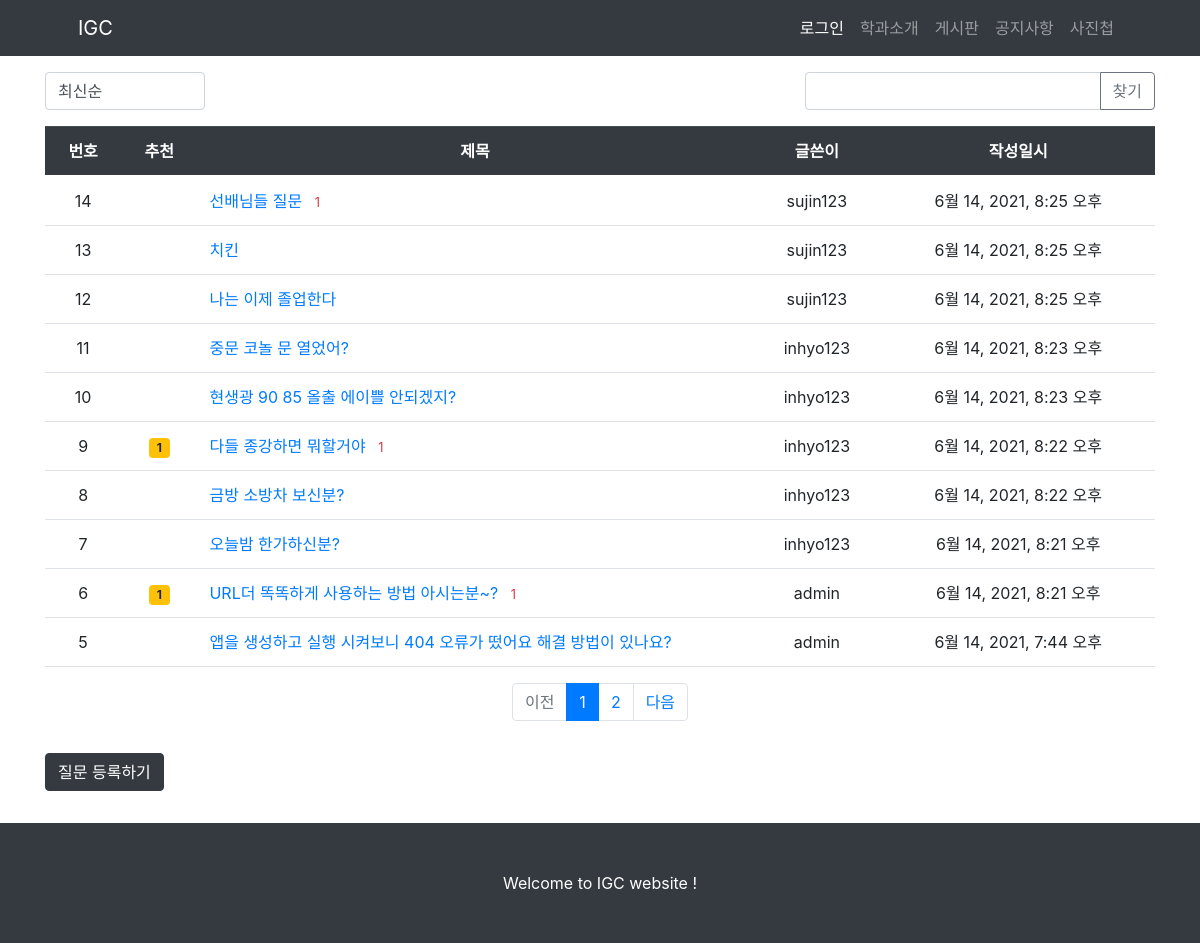
Screenshot of /pybo/ with the database file from the repository.
### pybo/models.py (models this page shows, shortened)
class Question(models.Model):
    subject = models.CharField(max_length=200)
    content = models.TextField()
    create_date = models.DateTimeField()
    author = models.ForeignKey(User, on_delete=models.CASCADE, related_name='author_question')
    modify_date = models.DateTimeField(null=True, blank=True)
    voter = models.ManyToManyField(User, related_name='voter_question')

### pybo/views/base_views.py (the view, shortened to what this page needs)
# urls.py: path('', views.index, name='index'),
def index(request):
    page = request.GET.get('page', '1')
    kw = request.GET.get('kw', '')
    so = request.GET.get('so', 'recent')
    if so == 'recommend':
        question_list = Question.objects.annotate(num_voter=Count('voter')).order_by('-num_voter', '-create_date')
    elif so == 'popular':
        question_list = Question.objects.annotate(num_answer=Count('answer')).order_by('-num_answer', '-create_date')
    else:  # recent
        question_list = Question.objects.order_by('-create_date')
    paginator = Paginator(question_list, 10)
    page_obj = paginator.get_page(page)
    context = {'question_list': page_obj, 'page':page, 'kw':kw, 'so':so}
    return render(request, 'pybo/question_list.html', context)

### pybo/templatetags/pybo_filter.py (called while the page is built)
@register.filter
def sub(value, arg):
    return value - arg

### templates/pybo/question_list.html (shortened to what this page needs)
{% extends 'base.html' %}
{% load pybo_filter %}
{% block content %}
<div class="container my-3">
     <div class="row justify-content-between my-3">
         <div class="col-2">
            <select class="form-control so">
                <option value="recent" {% if so == 'recent' %}selected{% endif %}>최신순</option>
            </select>
        </div>
        <div class="col-4 input-group">
            <input type="text" class="form-control kw" value="{{ kw|default_if_none:'' }}">
            <div class="input-group-append">
                <button class="btn btn-outline-secondary" type="button" id="btn_search">찾기</button>
            </div>
        </div>
    </div>
    <table class="table">
        <thead>
        <tr class="text-center thead-dark">
            <th>번호</th>
            <th>추천</th>
            <th style="width:50%">제목</th>
            <th>글쓴이</th>
            <th>작성일시</th>
        </tr>
        </thead>
        <tbody>
        {% if question_list %}
        {% for question in question_list %}
        <tr class="text-center">
            <td>{{ question_list.paginator.count|sub:question_list.start_index|sub:forloop.counter0|add:1 }}</td>
            <td>
                {% if question.voter.all.count > 0 %}
                <span class="badge badge-warning px-2 py-1">
                    {{ question.voter.all.count }}
                </span>
                {% endif %}
            </td>
            <td class="text-left">
                <a href="{% url 'pybo:detail' question.id %}">{{ question.subject }}</a>
                {% if question.answer_set.count > 0 %}
                <span class="text-danger small ml-2">{{ question.answer_set.count }}</span>
                {% endif %}
            </td>
            <td>{{ question.author.username }}</td>
            <td>{{ question.create_date }}</td>
        </tr>
        {% endfor %}
        {% else %}
        <tr>
            <td colspan="3">질문이 없습니다.</td>
        </tr>
        {% endif %}
        </tbody>
    </table>
    <ul class="pagination justify-content-center">
        {% if question_list.has_previous %}
        <li class="page-item">
            <a class="page-link" data-page="{{ question_list.previous_page_number }}" href=# >이전</a>
        </li>
        {% else %}
        <li class="page-item disabled">
            <a class="page-link" tabindex="-1" aria-disabled="true" href="#">이전</a>
        </li>
        {% endif %}
        {% for page_number in question_list.paginator.page_range %}
            {% if page_number >= question_list.number|add:-5 and page_number <= question_list.number|add:5 %}
                {% if page_number == question_list.number %}
                <li class="page-item active" aria-current="page">
                    <a class="page-link" data-page="{{ page_number }}" href=# >{{ page_number }}</a>
                </li>
                {% else %}
                <li class="page-item">
                    <a class="page-link" data-page="{{ page_number }}" href=#>{{ page_number }}</a>
                </li>
                {% endif %}
            {% endif %}
            {% endfor %}
            {% if question_list.has_next %}
            <li class="page-item">
                <a class="page-link" data-page="{{ question_list.next_page_number }}" href=#>다음</a>
            </li>
            {% else %}
            <li class="page-item disabled">
                <a class="page-link" tabindex="-1" aria-disabled="true" href="#">다음</a>
            </li>
            {% endif %}
        </ul>
        <a href="{% url 'pybo:question_create' %}" class="btn btn-dark my-3">질문 등록하기</a>
</div>
{% endblock %}

### rows the page displays
Question: paginator.count|sub "14", subject "선배님들 질문", answer_set.count "1", author.username "sujin123", create_date "6월 14, 2021, 8:25 오후"
Question: paginator.count|sub "13", subject "치킨", author.username "sujin123", create_date "6월 14, 2021, 8:25 오후"
Question: paginator.count|sub "12", subject "나는 이제 졸업한다", author.username "sujin123", create_date "6월 14, 2021, 8:25 오후"
Question: paginator.count|sub "11", subject "중문 코놀 문 열었어?", author.username "inhyo123", create_date "6월 14, 2021, 8:23 오후"
Question: paginator.count|sub "10", subject "현생광 90 85 올출 에이쁠 안되겠지?", author.username "inhyo123", create_date "6월 14, 2021, 8:23 오후"
Question: paginator.count|sub "9", voter.all.count "1", subject "다들 종강하면 뭐할거야", answer_set.count "1", author.username "inhyo123", create_date "6월 14, 2021, 8:22 오후"
Question: paginator.count|sub "8", subject "금방 소방차 보신분?", author.username "inhyo123", create_date "6월 14, 2021, 8:22 오후"
Question: paginator.count|sub "7", subject "오늘밤 한가하신분?", author.username "inhyo123", create_date "6월 14, 2021, 8:21 오후"
Question: paginator.count|sub "6", voter.all.count "1", subject "URL더 똑똑하게 사용하는 방법 아시는분~?", answer_set.count "1", author.username "admin", create_date "6월 14, 2021, 8:21 오후"
Question: paginator.count|sub "5", subject "앱을 생성하고 실행 시켜보니 404 오류가 떴어요 해결 방법이 있나요?", author.username "admin", create_date "6월 14, 2021, 7:44 오후"

### other values shown
{{ page_number }} "1"
{{ page_number }} "2"
